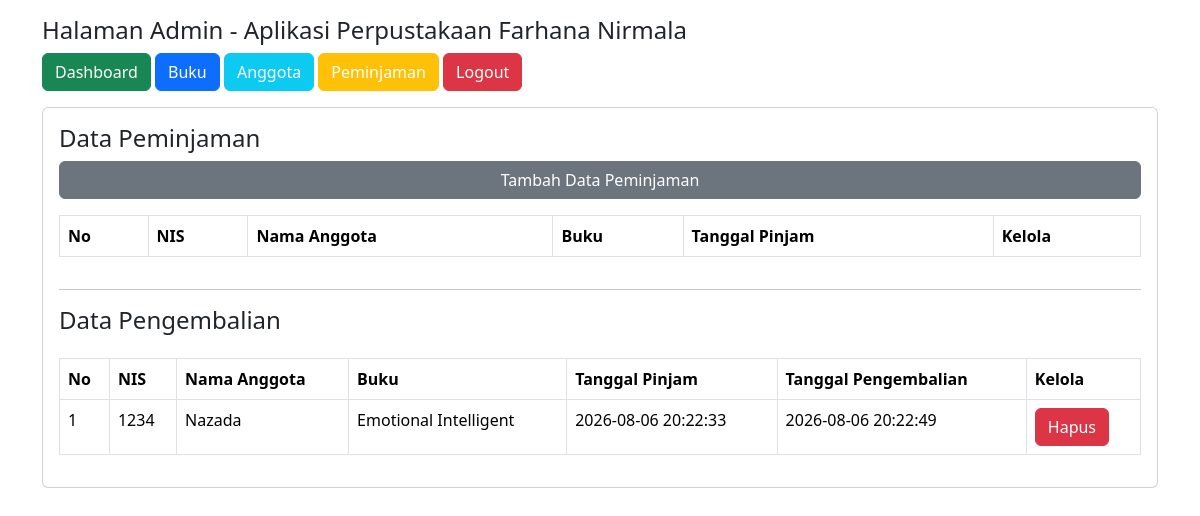
The page /admin/dashboard.php?halaman=data_peminjaman on the database its author committed.
### tables this page shows
CREATE TABLE `transaksi` (
  `id_transaksi` int(11) NOT NULL,
  `id_anggota` int(11) NOT NULL,
  `id_buku` int(11) NOT NULL,
  `tgl_pinjam` datetime NOT NULL DEFAULT current_timestamp(),
  `tgl_kembali` datetime NOT NULL DEFAULT current_timestamp(),
  `status_transaksi` enum('Peminjaman','Pengembalian') NOT NULL
);

CREATE TABLE `anggota` (
  `id_anggota` int(11) NOT NULL,
  `nis` varchar(20) NOT NULL,
  `nama_anggota` varchar(50) NOT NULL,
  `username` varchar(50) NOT NULL,
  `password` varchar(50) NOT NULL,
  `kelas` varchar(35) NOT NULL
);

CREATE TABLE `buku` (
  `id_buku` int(11) NOT NULL,
  `judul_buku` varchar(100) NOT NULL,
  `pengarang` varchar(100) NOT NULL,
  `penerbit` varchar(100) NOT NULL,
  `tahun_terbit` year(4) NOT NULL,
  `status` enum('tersedia','tidak') NOT NULL
);

### admin/data_peminjaman.php (the view, shortened to what this page needs)
<h4>Data Peminjaman</h4>
<a href="?halaman=input_peminjaman" class="btn btn-secondary">
    Tambah Data Peminjaman
</a>
<table class="table table-bordered mt-3">
    <tr class="fw-bold">
        <td>No</td>
        <td>NIS</td>
        <td>Nama Anggota</td>
        <td>Buku</td>
        <td>Tanggal Pinjam</td>
        <td>Kelola</td>
    </tr>
</table>
<hr>
<h4>Data Pengembalian</h4>
<table class="table table-bordered mt-3">
    <tr class="fw-bold">
        <td>No</td>
        <td>NIS</td>
        <td>Nama Anggota</td>
        <td>Buku</td>
        <td>Tanggal Pinjam</td>
        <td>Tanggal Pengembalian</td>
        <td>Kelola</td>
    </tr>
    <?php
    include'../koneksi.php';
    $no = 1;
    $query = "SELECT*FROM transaksi,buku,anggota
    WHERE buku.id_buku=transaksi.id_buku
    AND anggota.id_anggota=transaksi.id_anggota
    AND transaksi.status_transaksi='Pengembalian'
    ORDER BY transaksi.id_transaksi DESC";
    $data = mysqli_query($koneksi, $query);
    foreach($data as $pinjam){ ?>
        <tr>
            <td><?= $no++; ?></td>
            <td><?= $pinjam['nis'] ?></td>
            <td><?= $pinjam['nama_anggota'] ?></td>
            <td><?= $pinjam['judul_buku'] ?></td>
            <td><?= $pinjam['tgl_pinjam'] ?></td>
            <td><?= $pinjam['tgl_kembali'] ?></td>
            <td>
                <?php
                $pesan ="Anda yakin ingin menghapus data $pinjam[nama_anggota], Buku $pinjam[judul_buku]";
                $isi = "'$pesan', $pinjam[id_transaksi], $pinjam[id_buku]";
                ?>
                <a onclick="hapus(<?= $isi ?>)" class="btn btn-danger">Hapus</a>
            </td>
        </tr>
    <?php    } ?>
</table>

### rows shown on the page
transaksi: id_anggota.nis "1234", id_anggota.nama_anggota "Nazada", id_buku.judul_buku "Emotional Intelligent", tgl_pinjam "2026-08-06 20:22:33", tgl_kembali "2026-08-06 20:22:49"
